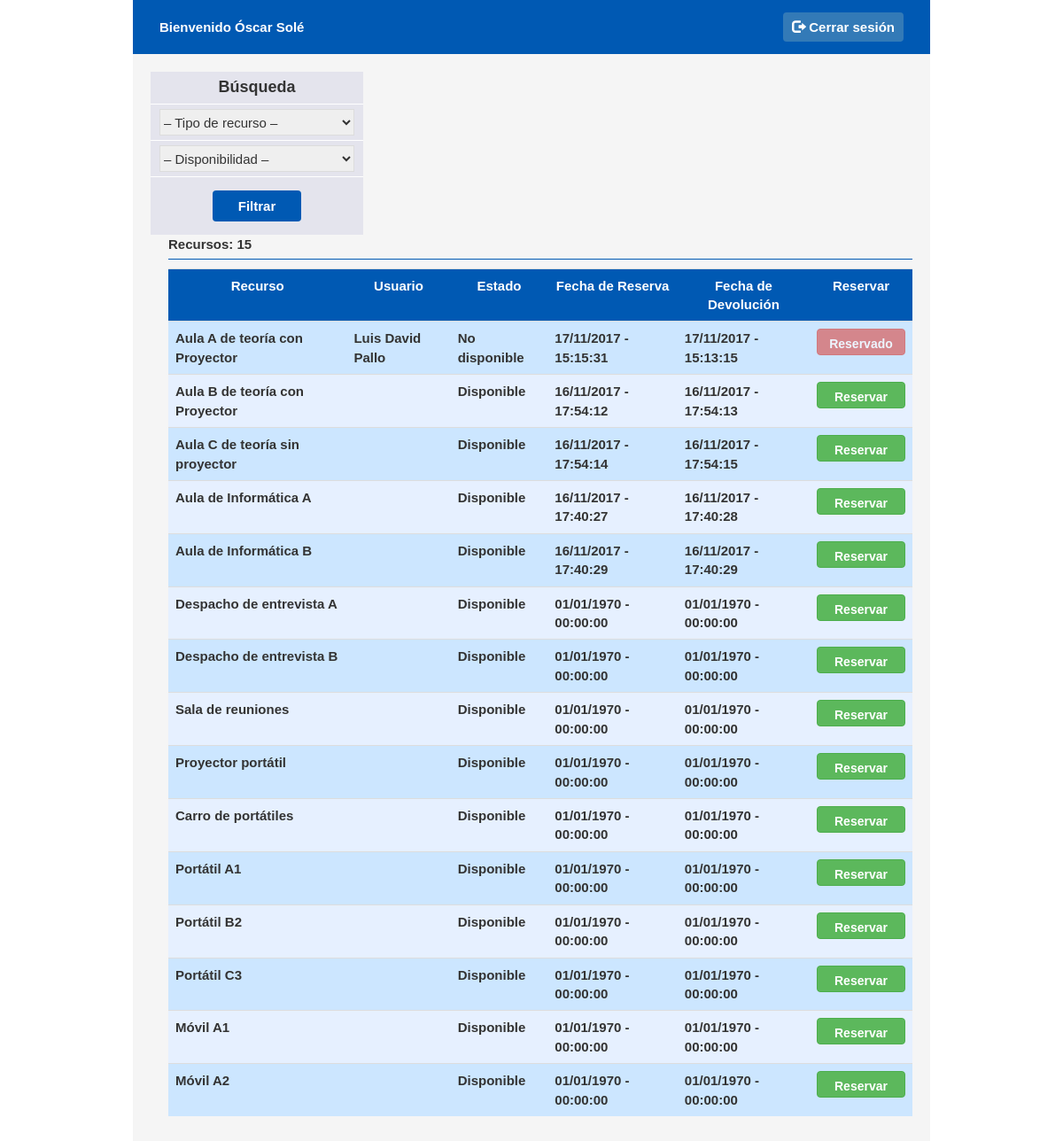
Screenshot of /recursos.php (signed in) with the database file from the repository.
### tables this page shows
CREATE TABLE `usuario` (
  `idusuario` int(3) NOT NULL,
  `nombre` varchar(20) DEFAULT NULL,
  `apellidos` varchar(50) DEFAULT NULL,
  `alias` varchar(15) DEFAULT NULL,
  `pwd` varchar(15) DEFAULT NULL
);

CREATE TABLE `recurso` (
  `idrecurso` int(3) NOT NULL,
  `nom_recurso` varchar(50) DEFAULT NULL,
  `tipo_recurso` varchar(15) DEFAULT NULL
);

CREATE TABLE `reserva_recurso` (
  `idreserva_recurso` int(3) NOT NULL,
  `idreserva` int(3) DEFAULT NULL,
  `idrecurso` int(3) DEFAULT NULL,
  `fecha_hora_reserva` datetime DEFAULT NULL,
  `fecha_hora_devolucion` datetime DEFAULT NULL
);

### recursos.php (the view, shortened to what this page needs)
<?php
	include 'session.php';
	if (isset($_SESSION['username'])) {
?>
<!DOCTYPE html>
<html>
	<head>
		<link rel="stylesheet" type="text/css" href="css/style.css">
		<link rel="stylesheet" href="https://maxcdn.bootstrapcdn.com/bootstrap/3.3.7/css/bootstrap.min.css">
	</head>
	<body>
		<div class="window">
			<div class="user-login-view">
				<div class="user-view-left">
					<?php
						$nsql="SELECT * FROM `usuario` WHERE `alias`= '".$_SESSION['username']."'";
						$name = mysqli_query($conexion, $nsql);
						while ($resname=mysqli_fetch_array($name)) {
							echo "<p>Bienvenido ".$resname['nombre']." ".$resname['apellidos']."</p>";
					?>
				</div>
				<div class="login-view-right">
					<a href="index.php?logout='1'" class="btn-logout"><span class="glyphicon glyphicon-log-out"></span> Cerrar sesi&#243;n</a>
				</div>
			</div>
			<div class="window-contenido">
				<div class="window-contenido-search">
					<span class="content-search-title">B&#250;squeda</span>
					<form action="recursos.php">
						<ul>
							<li>
								<span>
									<select name="tipo_recurso">
										<option value="" selected>&#8211; Tipo de recurso &#8211;</option>
									</select>
								</span>
							</li>
							<li>
								<span>
									<select name="disponibilidad">
										<option value="" selected>&#8211; Disponibilidad &#8211;</option>
									</select>
								</span>
							</li>
							<li>
								<span>
									<button type="submit" name="botonFiltro" value="Filtrar" class="btn-filtro">Filtrar</button>
								</span>
							</li>
						</ul>
					</form>
				</div>
				<div class="window-contenido-view">
					<?php
							$sql="SELECT `tipo_recurso`, `nom_recurso`, `usuario`.`nombre`, `usuario`.`apellidos`, `reserva`.`idreserva`, `reserva`.`disponibilidad`, `reserva_recurso`.`idreserva_recurso`, `reserva_recurso`.`fecha_hora_reserva`, `reserva_recurso`.`fecha_hora_devolucion`
										FROM `recurso`
										LEFT JOIN `reserva_recurso` ON `recurso`.`idrecurso`=`reserva_recurso`.`idreserva_recurso`
										LEFT JOIN `reserva` ON `recurso`.`idrecurso`=`reserva`.`idreserva`
										LEFT JOIN `usuario` ON `reserva`.`idusuario`=`usuario`.`idusuario`";
							$consulta=mysqli_query($conexion,$sql);
							if(mysqli_num_rows($consulta)>0) {
								echo "<table class='table'>
										<tr>
											<th> Recurso </th>
											<th> Usuario </th>
											<th> Estado </th>
											<th> Fecha de Reserva </th>
											<th> Fecha de Devoluci&#243;n </th>
											<th> Reservar </th>
										</tr>
									<b> Recursos: " . mysqli_num_rows($consulta) . "</b><hr id='hr'>";
									while ($result=mysqli_fetch_array($consulta)) {
										echo "<tr>";
											echo "<td>" . $result ['nom_recurso'] . "</td>";
											echo "<td>" . $result ['nombre'] . " " . $result ['apellidos'] . "</td>";
											if ($result['disponibilidad']>0) {
												echo "<td>Disponible</td>";
											} else {
												echo "<td>No disponible</td>";
											}
											$hora_reserva=strtotime($result ['fecha_hora_reserva']);
											echo "<td>" . DATE('d/m/Y - H:i:s',$hora_reserva) . "</td>";
											$hora_devolucion=strtotime($result ['fecha_hora_devolucion']);
											echo "<td>" . DATE('d/m/Y - H:i:s',$hora_devolucion) . "</td>";
											if ($result['disponibilidad']==1) {
												echo "<td>
														<form action='reservar_recurso.php'>
															<input type='hidden' name='idusuario' value=".$resname['idusuario'].">
															<input type='hidden' name='idreserva' value=".$result['idreserva'].">
															<input type='hidden' name='idreserva_recurso' value=".$result['idreserva_recurso'].">
															<button type='submit' name='reservar' value='Reservar' class='btn btn-success reserva'>Reservar</button>
														</form>
													</td>";
											} else {
												if ($resname['nombre']==$result['nombre']) {
													echo "<td>
														<form action='liberar_recurso.php'>
															<input type='hidden' name='idusuario' value=".$resname['idusuario'].">
															<input type='hidden' name='idreserva' value=".$result['idreserva'].">
															<input type='hidden' name='idreserva_recurso' value=".$result['idreserva_recurso'].">
															<button type='submit' name='liberar' value='Liberar' class='btn btn-warning reserva'>Liberar</button>
														</form>
													</td>";
												} else {
													echo "<td><button type='button' class='btn btn-danger disabled reserva'>Reservado</button></td>";
												}
											}
										echo "</tr>";
									}
								echo "</table>";
							}
						}
					?>
				</div>
				<br><br><br><br>
			</div>
		</div>
	</body>
</html>
<?php
	} else {
		header('location: index.php');
	}
?>

### css/style.css (style rules this page uses)
* { padding: 0; margin: 0; font-family: Sans-serif, Verdana; font-size: 15px; }
body { background-image: url(../img/background/green_dust_scratch_@2X.png); }
button { width: 300px; height: 45px; border: none; background-color:#0059b3; border-radius: 4px; cursor: pointer; }
a { padding: 8px 10px; border-radius: 4px; cursor: pointer; text-decoration: none; }
.btn-logout { color: #fff; background-color:#337ab7; border: none; font-weight: bold; }
.window { position: inherit; width: 75%; height: 100%; min-width: 350px; height: 100%; margin: 0 auto; background-color: rgba(245,245,245, 1); padding: 0px; }
.user-login-view { position: relative; overflow: hidden; padding: 10px 20px; background-color: #0059b3; color: #fff; font-weight: bold; }
.user-view-left { float: left; }
.user-view-left p { margin: 0; }
.login-view-right { float: right; }
.user-view-left, .login-view-right { margin: 10px 10px 10px 10px; }
.window-contenido { overflow: hidden; padding: 20px 20px; }
.window-contenido div { position: relative; float: left; min-width: 240px; }
.window-contenido-view { padding-left:20px; }
.content-search-title { display: table; margin: 0 auto; font-weight: bold; font-size: 18px; padding-top: 5px; padding-bottom: 5px; }
.window-contenido-search { background-color: rgba(224, 224, 235, 0.8); }
.window-contenido-search ul { list-style-type: none; }
.window-contenido-search li { border-top: 1px solid #fff; padding: 5px 10px; }
.window-contenido-search button { display: table; margin: 0 auto; margin-top: 10px; width: 100px; height: 35px; font-weight: bold; color: #fff; font-size: 15px; }
.window-contenido-search select { border: 1px solid #DCDCDC; width: 220px; height: 30px; }
.table { border: #cfc; border-collapse: collapse; width: 100%; font-weight: bold; }
#hr { margin-top: 5px; margin-bottom: 10px; border: 0; border-top: 1px solid #0059b3; }
tr { border: 1px; }
tr:nth-child(even) { background-color: #cce6ff; }
tr:nth-child(odd) { background-color: #e6f0ff; }
th { background-color: #0059b3; color: white; }
tr th { text-align: center; }
th, td { padding: 10px; text-align: left; }
td button { width: 100px; height: 30px; font-size: 18px; font-weight: bold; }
button.reserva { font-weight: bold; }

### rows the page displays
usuario: nombre "Óscar", apellidos "Solé", mysqli_num_rows($consulta) "15"
recurso: nom_recurso "Aula A de teoría con Proyector", usuario.nombre "Luis David", usuario.apellidos "Pallo", shows "No disponible", reserva_recurso.fecha_hora_reserva "17/11/2017 - 15:15:31", reserva_recurso.fecha_hora_devolucion "17/11/2017 - 15:13:15", shows "Reservado"
reserva_recurso: recurso.nom_recurso "Aula B de teoría con Proyector", shows "Disponible", fecha_hora_reserva "16/11/2017 - 17:54:12", fecha_hora_devolucion "16/11/2017 - 17:54:13"
reserva_recurso: idrecurso.nom_recurso "Aula C de teoría sin proyector", shows "Disponible", fecha_hora_reserva "16/11/2017 - 17:54:14", fecha_hora_devolucion "16/11/2017 - 17:54:15"
reserva_recurso: idrecurso.nom_recurso "Aula de Informática A", shows "Disponible", fecha_hora_reserva "16/11/2017 - 17:40:27", fecha_hora_devolucion "16/11/2017 - 17:40:28"
reserva_recurso: idrecurso.nom_recurso "Aula de Informática B", shows "Disponible", fecha_hora_reserva "16/11/2017 - 17:40:29", fecha_hora_devolucion "16/11/2017 - 17:40:29"
reserva_recurso: idrecurso.nom_recurso "Despacho de entrevista A", shows "Disponible", fecha_hora_reserva "01/01/1970 - 00:00:00", fecha_hora_devolucion "01/01/1970 - 00:00:00"
reserva_recurso: idrecurso.nom_recurso "Despacho de entrevista B", shows "Disponible", fecha_hora_reserva "01/01/1970 - 00:00:00", fecha_hora_devolucion "01/01/1970 - 00:00:00"
reserva_recurso: idrecurso.nom_recurso "Sala de reuniones", shows "Disponible", fecha_hora_reserva "01/01/1970 - 00:00:00", fecha_hora_devolucion "01/01/1970 - 00:00:00"
reserva_recurso: idrecurso.nom_recurso "Proyector portátil", shows "Disponible", fecha_hora_reserva "01/01/1970 - 00:00:00", fecha_hora_devolucion "01/01/1970 - 00:00:00"
reserva_recurso: idrecurso.nom_recurso "Carro de portátiles", shows "Disponible", fecha_hora_reserva "01/01/1970 - 00:00:00", fecha_hora_devolucion "01/01/1970 - 00:00:00"
reserva_recurso: idrecurso.nom_recurso "Portátil A1", shows "Disponible", fecha_hora_reserva "01/01/1970 - 00:00:00", fecha_hora_devolucion "01/01/1970 - 00:00:00"
reserva_recurso: idrecurso.nom_recurso "Portátil B2", shows "Disponible", fecha_hora_reserva "01/01/1970 - 00:00:00", fecha_hora_devolucion "01/01/1970 - 00:00:00"
reserva_recurso: idrecurso.nom_recurso "Portátil C3", shows "Disponible", fecha_hora_reserva "01/01/1970 - 00:00:00", fecha_hora_devolucion "01/01/1970 - 00:00:00"
reserva_recurso: idrecurso.nom_recurso "Móvil A1", shows "Disponible", fecha_hora_reserva "01/01/1970 - 00:00:00", fecha_hora_devolucion "01/01/1970 - 00:00:00"
reserva_recurso: idrecurso.nom_recurso "Móvil A2", shows "Disponible", fecha_hora_reserva "01/01/1970 - 00:00:00", fecha_hora_devolucion "01/01/1970 - 00:00:00"
